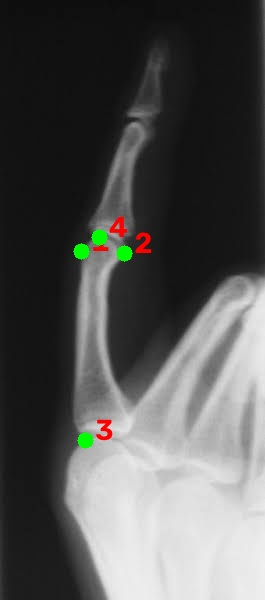
#> input picture check_0499a183-images_1.jpg, 265 x 600 px
$ python -i map_points_to_lines.py   (imports and definitions only)
#> lines starting #> are read from the running program, lines starting #| are printed output that depends on the picture; after the words box and inside, x2 and y2 are one past the last pixel; in counts of white or black regions, pixels touching at a corner belong together
#> further down, picture is the input picture: PIL image 265x600 RGB; mean R, G, B 84.4, 84.7, 83.4
#!/usr/bin/env python3
"""Przenosi punkty P1..P4 z czystych obrazów (.png) na wykadrowane obrazy z liniami (.jpg)
i tworzy gotowy dataset YOLO-pose (bez bocznych czarnych pasów ze zrzutu 4254x1518).

Działa na samym Pillow + PyYAML (opcjonalnie doprecyzowuje dopasowanie przez OpenCV, jeśli jest zainstalowane).

Użycie:
    python3 scripts/map_points_to_lines.py \
        --src data/dataset \
        --csv data/dataset/Cases.csv \
        --out data/datasets/tpa_lines \
        --save-vis data/vis_lines
"""
import argparse
import csv
import random
import shutil
from pathlib import Path

import yaml
from PIL import Image, ImageChops, ImageDraw

try:
    import cv2
    import numpy as np
    HAS_CV2 = True
except ImportError:
    HAS_CV2 = False

KPT_NAMES = ["talus", "eminence", "cranial_plateau", "caudal_plateau"]


def xray_bbox(im_rgb: Image.Image, thr: int = 10, color_thr: int = 18):
    """Zwraca (x0, y0, x1, y1) nieczarnego prostokąta RTG z pominięciem kolorowych linii lekarza."""
#> called with thr = 10, color_thr = 18
    r, g, b = im_rgb.split()
    gray = im_rgb.convert("L")
    d1 = ImageChops.difference(r, g)
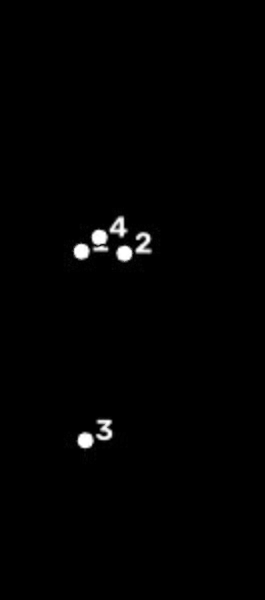
#> d1: PIL image 265x600 L; min 0, max 255, mean 2.3
    d2 = ImageChops.difference(g, b)
    d3 = ImageChops.difference(r, b)
    color = ImageChops.lighter(ImageChops.lighter(d1, d2), d3)
    bright_m = gray.point(lambda p: 255 if p > thr else 0)
#> bright_m: PIL image 265x600 L; every value is 255
    gray_m = color.point(lambda p: 255 if p <= color_thr else 0)
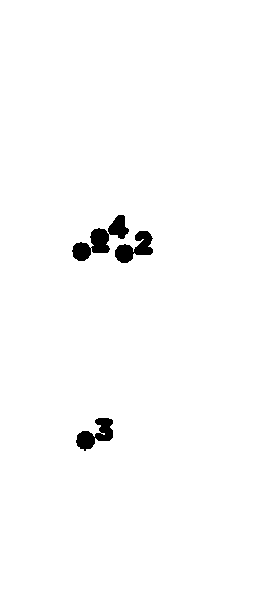
#> gray_m: PIL image 265x600 L; 98.6% white; 3 black regions, box (x1, y1, x2, y2) and area: (72, 215, 129, 261) 991, (115, 231, 153, 263) 628, (76, 418, 113, 451) 612
    mask = ImageChops.darker(bright_m, gray_m)
    bbox = mask.getbbox()
#> bbox = (0, 0, 265, 600)
    if bbox is None:
        return (0, 0, im_rgb.width, im_rgb.height)
    return bbox


# [138 lines left out: functions map_png_to_jpg, make_label, main, not called in this run]


# [2 lines not run here, left out]

>>> from PIL import Image
>>> picture = Image.open('../check_0499a183-images_1.jpg')
>>> result = xray_bbox(picture)
#> result = (0, 0, 265, 600)

$ run again, on check_d990a1f9-Xray_noun_001_19562.jpg
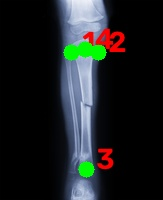
#> input picture check_d990a1f9-Xray_noun_001_19562.jpg, 163 x 200 px
#> picture is the input picture: PIL image 163x200 RGB; mean R, G, B 28.9, 33, 33.3
#> in xray_bbox, `bright_m = gray.point(lambda p: 255 if p > thr else 0)`:
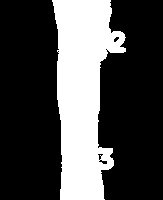
#> bright_m: PIL image 163x200 L; 28.9% white; 1 white region, box (x1, y1, x2, y2) and area: (52, 0, 126, 200) 9424
#> gray_m: PIL image 163x200 L; 74.8% white; 3 black regions (2 under 20 px), largest, box (x1, y1, x2, y2) and area: (55, 0, 127, 200) 8211
#> in xray_bbox, `mask = ImageChops.darker(bright_m, gray_m)`:
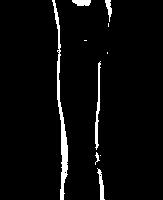
#> mask: PIL image 163x200 L; 3.9% white; 10 white regions (4 under 20 px), largest, box (x1, y1, x2, y2) and area: (52, 0, 68, 200) 739, (95, 61, 101, 150) 216, (97, 168, 105, 200) 114, (72, 0, 91, 6) 95, (105, 0, 112, 22) 77, (95, 152, 100, 165) 27
#> bbox = (52, 0, 112, 200)

$ run again, on check_f7c72d9a-images.jpg
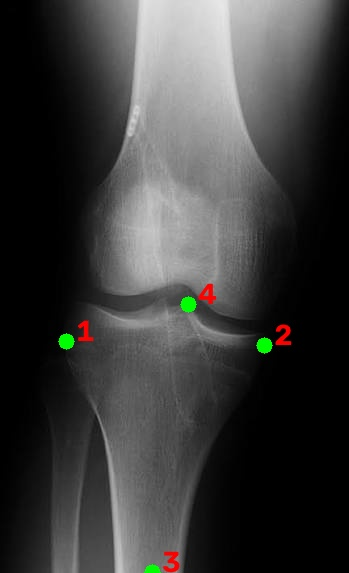
#> input picture check_f7c72d9a-images.jpg, 349 x 573 px
#> picture is the input picture: PIL image 349x573 RGB; mean R, G, B 60.4, 60.4, 59.5
#> in xray_bbox, `bright_m = gray.point(lambda p: 255 if p > thr else 0)`:
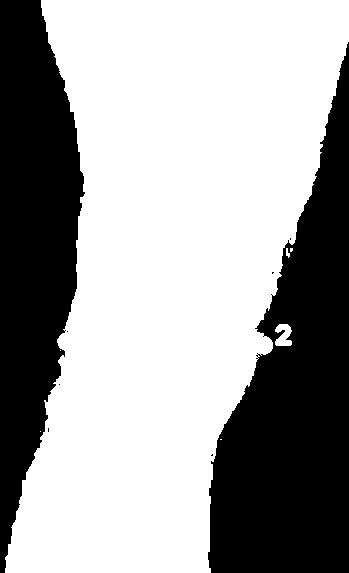
#> bright_m: PIL image 349x573 L; 63.8% white; 8 black regions (6 under 20 px), largest, box (x1, y1, x2, y2) and area: (208, 42, 349, 573) 41103, (0, 0, 85, 573) 31360
#> gray_m: PIL image 349x573 L; 98.9% white; 7 black regions, largest, box (x1, y1, x2, y2) and area: (179, 282, 217, 314) 584, (162, 550, 181, 573) 328, (274, 323, 293, 347) 325
#> in xray_bbox, `mask = ImageChops.darker(bright_m, gray_m)`:
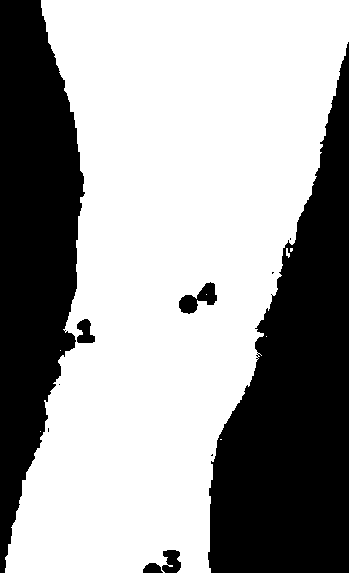
#> mask: PIL image 349x573 L; 62.7% white; 11 black regions (5 under 20 px), largest, box (x1, y1, x2, y2) and area: (208, 42, 349, 573) 41641, (0, 0, 85, 573) 31633, (179, 282, 217, 314) 584, (162, 550, 181, 573) 328, (77, 319, 95, 343) 296, (143, 563, 163, 573) 152
#> bbox = (5, 0, 349, 573)
